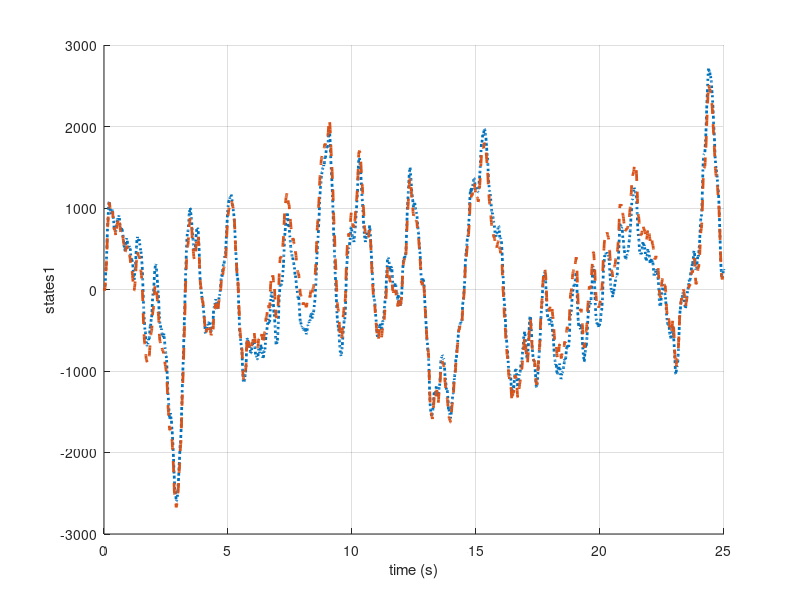
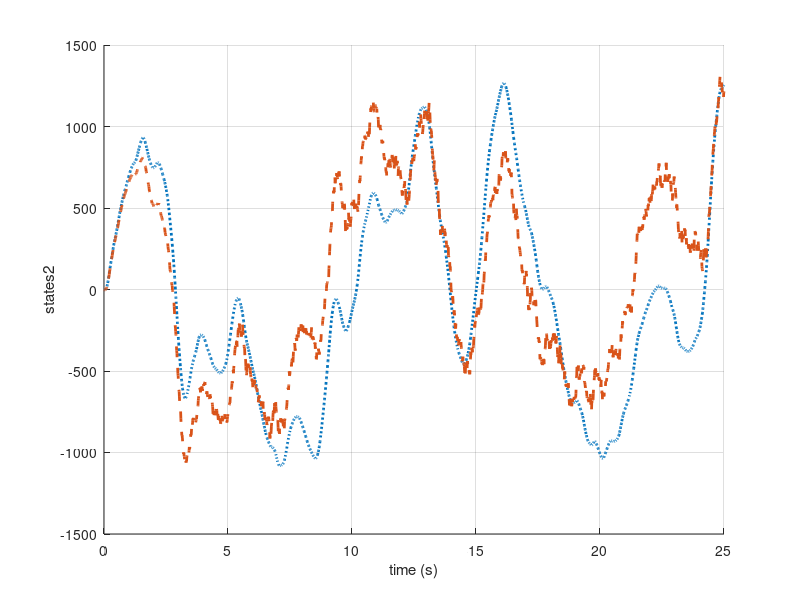
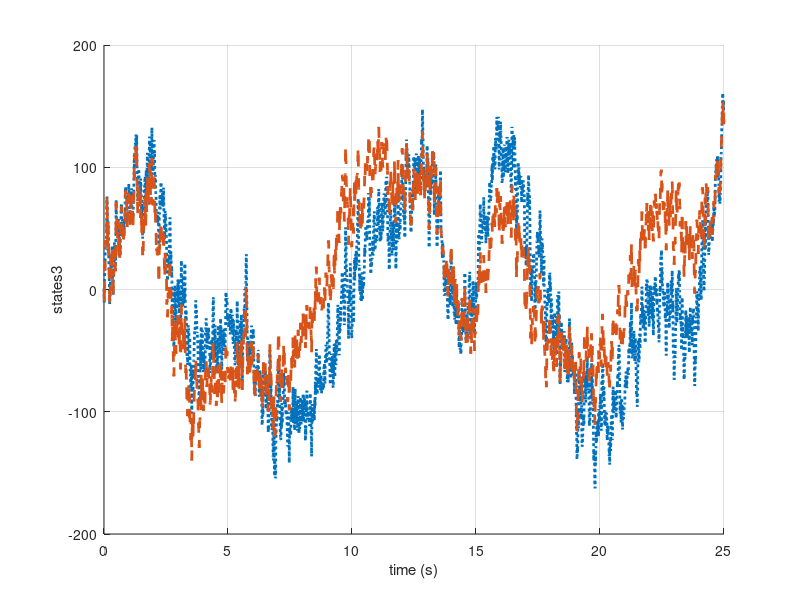

Write MATLAB code to recreate these figures, in order.
W=[11 0 0;0 0.01 0;0 0 11];
V=sqrt(100);

x0 = [3;-2;1];
x_hat0=[-1;-2;0];%initial condition.
P0=[1 0.5 0.9; 0.3 0.7 0.8;1 0.6 0.2];
Ts = 0.5;%sample period
h = 0.01; %small time step to propagate states
Tfinal = 25; %total time
nframes = Tfinal/h; 

%defining continuous-time system in state space
A = [0, -18 162; 1,0,0;0,1,-10];
B = [1;0; 0];
C = [0,18,-162];
D = 0;
G=eye(3);

% weighting matrices
sysc = ss(A,B,C,D);


%calculating discrete-time system with zero-order hold (zoh is the default)
sysd = c2d(sysc,0.01,'zoh');


%xk = zeros(3,nframes+1);
x_hat= zeros(3,nframes+1);
y= zeros(1,nframes+1);
x = zeros(3,nframes+1);
Pk_0=P0;
xk_0=x0;
for i = 0:nframes 

    if i == 0     

        x(:,i+1) = sysd.A*x0+G*W*randn(3,1);
        y(:,i+1)= sysd.C*x(:,i+1)+V*randn(1,1);
        
        Pk_=sysd.A*Pk_0*transpose(sysd.A)+G*W*transpose(G);
        xk=sysd.A*xk_0;
        
        Pk=Pk_-Pk_*transpose(sysd.C)*inv([sysd.C*Pk_*transpose(sysd.C)+V])*sysd.C*Pk_;
        x_hat(:,i+1) = xk + Pk*transpose(sysd.C)*inv(V)*[y(:,i+1)-sysd.C*xk];
            

        
    else        
        x(:,i+1) = sysd.A*x(:,i)+G*W*randn(3,1);
        y(:,i+1)= sysd.C*x(:,i+1)+V*randn(1,1);
        
        Pk_=sysd.A*Pk_0*transpose(sysd.A)+G*W*transpose(G);
        xk=sysd.A*xk_0;
        
        Pk=Pk_-Pk_*transpose(sysd.C)*inv([sysd.C*Pk_*transpose(sysd.C)+V])*sysd.C*Pk_;
        x_hat(:,i+1) = xk + Pk*transpose(sysd.C)*inv(V)*[y(:,i+1)-sysd.C*xk];
        

    end
    Pk_0=Pk;
    xk_0=x_hat(:,i+1);
end

hold on

figure(1)

plot(h*[0:nframes],[x0(1), x(1,1:end-1)],':','LineWidth',2)
plot(h*[0:nframes],[x_hat0(1), x_hat(1,1:end-1)],'--','LineWidth',2)

xlabel('time (s)')
grid on
%xlim([0,50])
ylabel('states1')
hold off

figure(2)

hold on
%stairs(h*[0:nframes],[u0,u(1:end-1)],'LineWidth',2)
plot(h*[0:nframes],[x0(2), x(2,1:end-1)],':','LineWidth',2)
plot(h*[0:nframes],[x_hat0(2), x_hat(2,1:end-1)],'--','LineWidth',2)
xlabel('time (s)')
grid on
ylabel('states2')
hold off

figure(3)

hold on
%stairs(h*[0:nframes],[u0,u(1:end-1)],'LineWidth',2)
plot(h*[0:nframes],[x0(3), x(3,1:end-1)],':','LineWidth',2)
plot(h*[0:nframes],[x_hat0(3), x_hat(3,1:end-1)],'--','LineWidth',2)
xlabel('time (s)')
grid on
ylabel('states3')
hold off